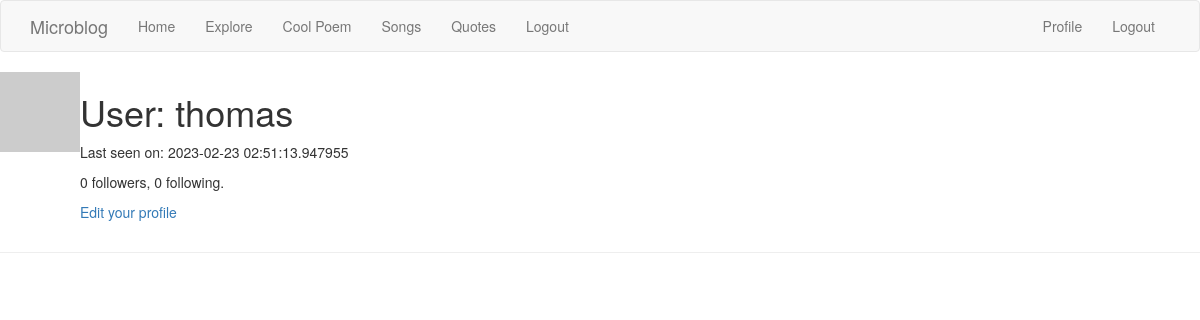
The page /user/thomas (signed in) on the database as committed earlier.
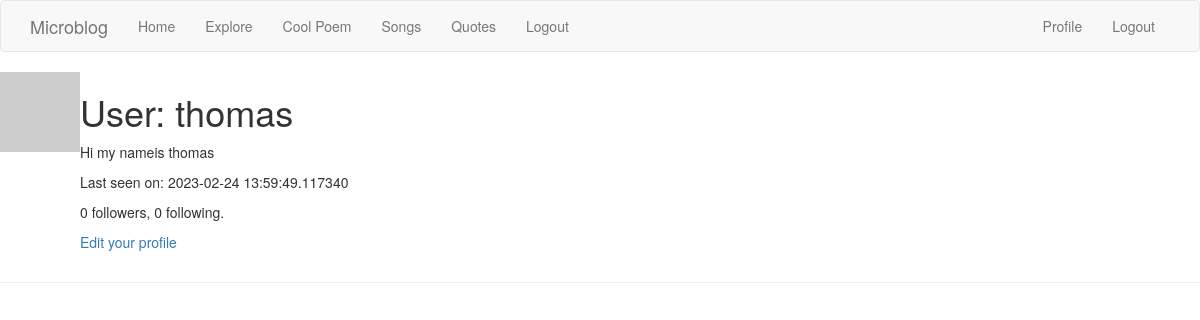
The same page on the database as committed later.
### app/models.py (models this page shows, shortened)
class User(UserMixin, db.Model):
    id = db.Column(db.Integer, primary_key=True)
    username = db.Column(db.String(64), index=True, unique=True)
    email = db.Column(db.String(120), index=True, unique=True)
    password_hash = db.Column(db.String(128))
    posts = db.relationship('Post', backref='author', lazy='dynamic')
    def avatar(self, size):
        digest = md5(self.email.lower().encode('utf-8')).hexdigest()
        return 'https://www.gravatar.com/avatar/{}?d=identicon&s={}'.format(
            digest, size)
    about_me = db.Column(db.String(140))
    last_seen = db.Column(db.DateTime, default=datetime.utcnow)
    followed = db.relationship(
        'User', secondary=followers,
        primaryjoin=(followers.c.follower_id == id),
        secondaryjoin=(followers.c.followed_id == id),
        backref=db.backref('followers', lazy='dynamic'), lazy='dynamic')

### app/routes.py (the view)
@app.route('/user/<username>')
@login_required
def user(username):
    user = User.query.filter_by(username=username).first_or_404()
    page = request.args.get('page', 1, type=int)
    posts = user.posts.order_by(Post.timestamp.desc()).paginate(
        page=page, per_page=app.config['POSTS_PER_PAGE'], error_out=False)
    next_url = url_for('user', username=user.username, page=posts.next_num) \
        if posts.has_next else None
    prev_url = url_for('user', username=user.username, page=posts.prev_num) \
        if posts.has_prev else None
    form = EmptyForm()
    return render_template('user.html', user=user, posts=posts.items,
                           next_url=next_url, prev_url=prev_url, form=form)

### app/models.py (called while the page is built)
@login.user_loader
def load_user(id):
    return User.query.get(int(id))

### app/routes.py (called while the page is built)
@app.before_request
def before_request():
    if current_user.is_authenticated:
        current_user.last_seen = datetime.utcnow()
        db.session.commit()

### app/templates/user.html (shortened to what this page needs)
{% extends "base.html" %}
{% block content %}
    <table>
        <tr valign="top">
            <td><img src="{{ user.avatar(128) }}"></td>
            <td>
                <h1>User: {{ user.username }}</h1>
                {% if user.about_me %}<p>{{ user.about_me }}</p>{% endif %}
                {% if user.last_seen %}<p>Last seen on: {{ user.last_seen }}</p>{% endif %}
                <p>{{ user.followers.count() }} followers, {{ user.followed.count() }} following.</p>
                {% if user == current_user %}
                <p><a href="{{ url_for('edit_profile') }}">Edit your profile</a></p>
                {% endif %}
            </td>
        </tr>
    </table>
    <hr>
{% endblock %}

Rows that differ between the two databases and show on the page:
changed User "thomas": about_me (not shown) → "Hi my nameis thomas"; last_seen "2023-02-23 02:51:13.947955" → "2023-02-24 13:59:49.117340"
